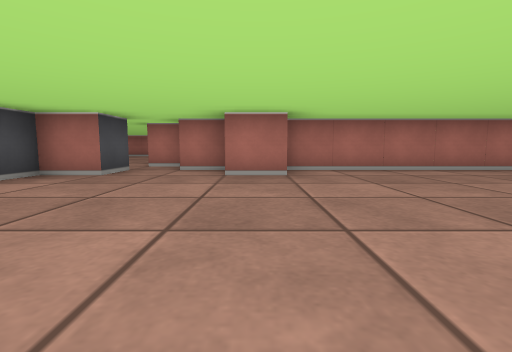
view 1 (above)

20 first-person views from a walk through a cub3D maze. The camera is about half as high as the walls, tilts 6° down and sees 85° across. The floor is counted in squares. Each view is taken from the middle of a square. On the plan, view 1 faces up. The plan holds only what a view shows up to about 9 squares ahead; the rest is blank.

view 2
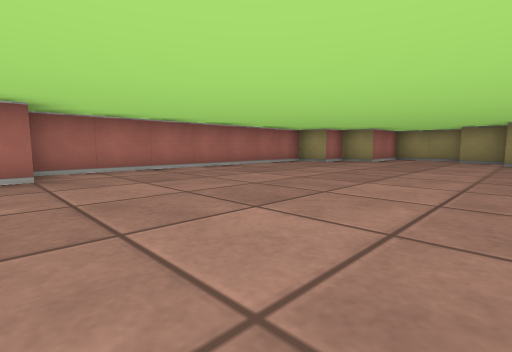

view 3
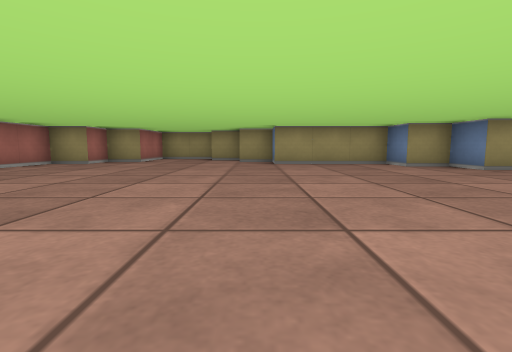

view 4
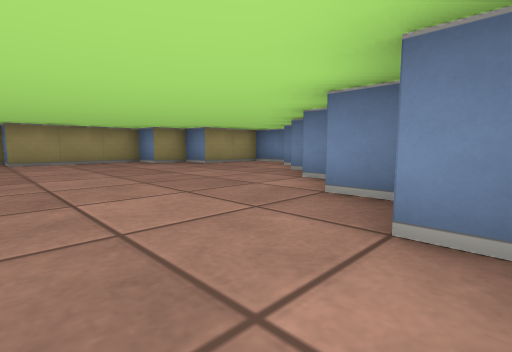

view 5
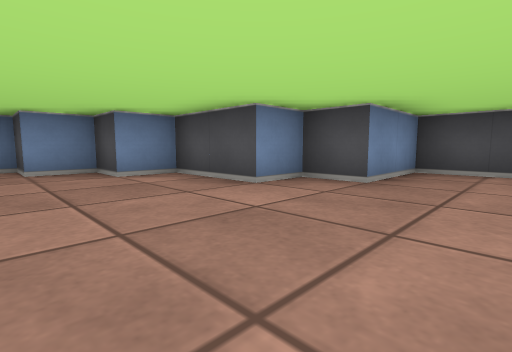

view 6
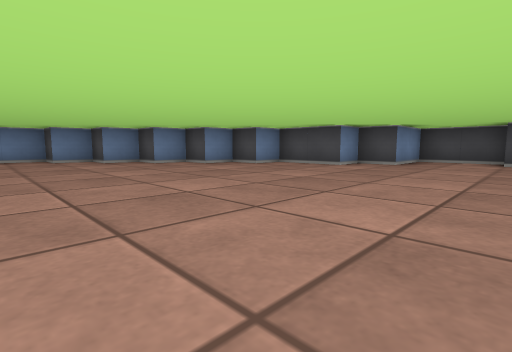

view 7
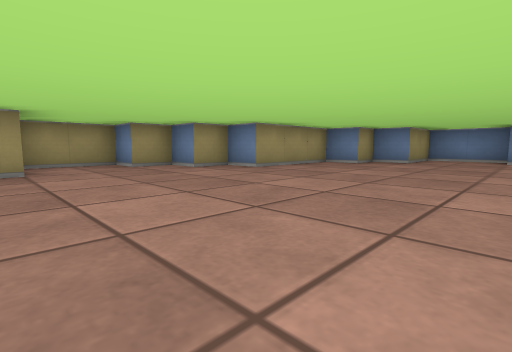

view 8
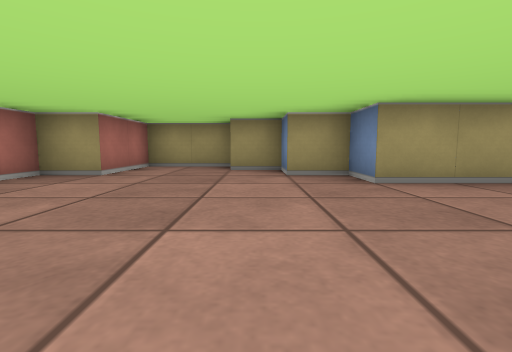

view 9
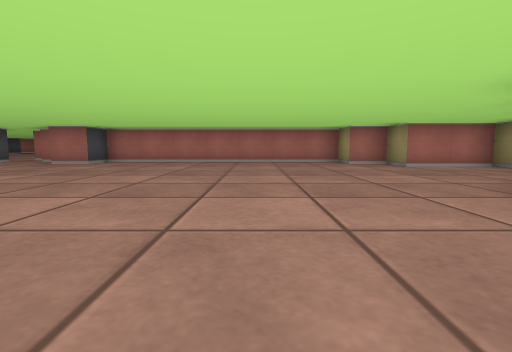

view 10
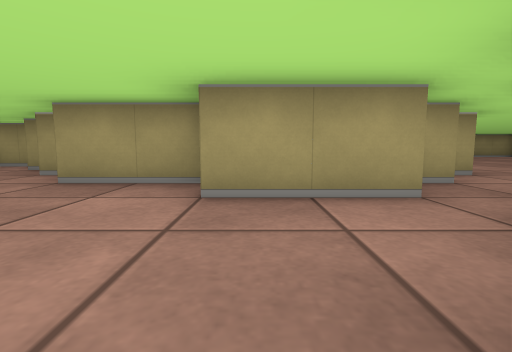

view 11
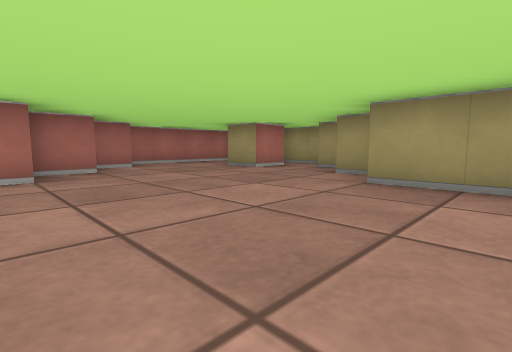

view 12
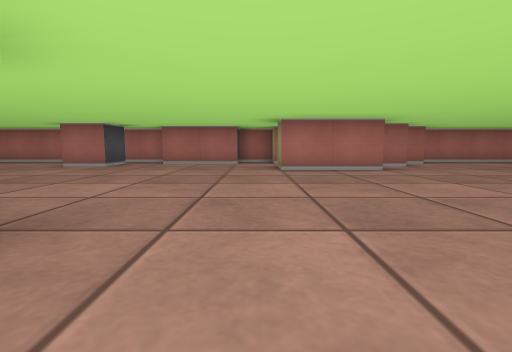

view 13
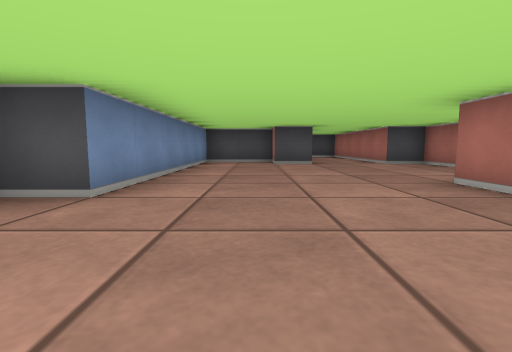

view 14
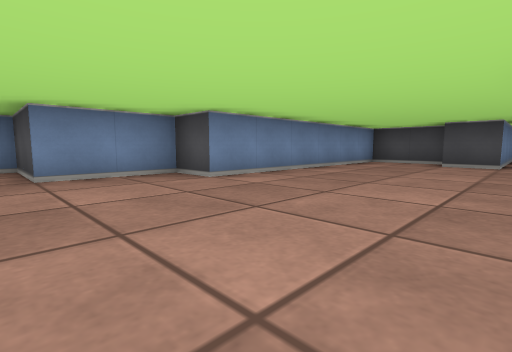

view 15
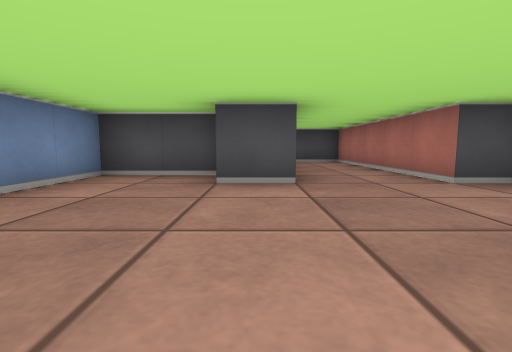

view 16
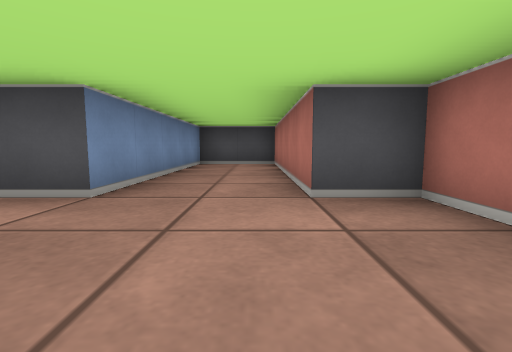

view 17
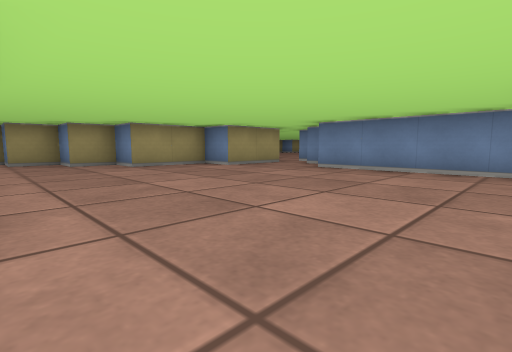

view 18
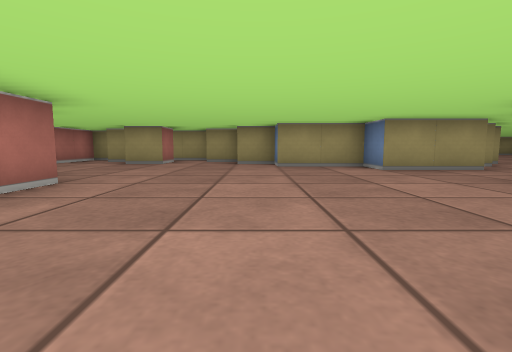

view 19
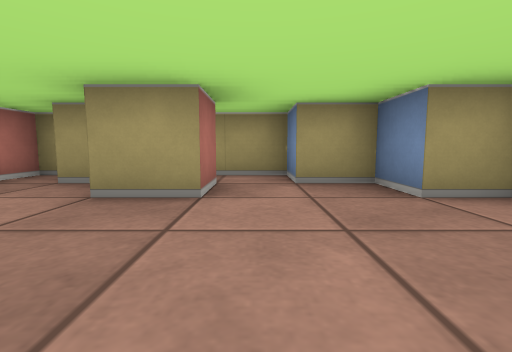

view 20
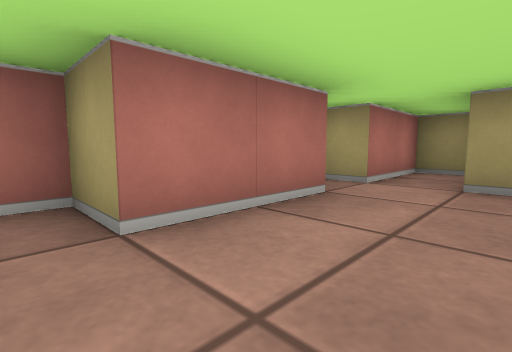

### Floor plan
Ten units are one square. View 1 is at (0, 0); x grows to the right and y downward. Boxes are objects, and circles mark ways between rooms. Rooms are numbered by the first view taken in them; rooms with no view inside come last. Other rooms are left out.
<svg viewBox="-210 -170 320 240">
<path fill="none" stroke="#000" d="M-5 -55 -15 -55 -15 -60M-25 -55 -25 -45 -35 -45 -35 -35M-18 -65 -25 -65M-45 -35 -45 -15 -25 -15 -25 -5 -15 -5 -15 15 -5 15 -5 25 5 25 5 35 15 35 15 45 25 45 25 55 35 55 35 65 55 65 55 45 65 45 65 35 75 35 75 5 85 5 85 -5 95 -5 95 -15 105 -15 105 -35 85 -35 85 -45 75 -45 75 -55 5 -55 5 -45 -5 -45 -5 -49M-74 -155 -95 -155 -95 -165 -110 -165M-44 -135 -65 -135 -65 -145M-105 -155 -105 -145 -115 -145M-45 -148 -45 -155 -65 -155 -65 -165 -75 -165 -75 -158M-34 -145 -45 -145M-24 -155 -32 -155M-129 -165 -155 -165 -155 -155 -205 -155 -205 -135 -155 -135 -155 -125 -165 -125 -165 -105 -105 -105 -105 -95 -85 -95 -85 -75 -45 -75M-25 -65 -25 -85 -15 -85 -15 -105 -5 -105 -5 -115 5 -115 5 -125 15 -125 15 -144M5 -135 -5 -135 -5 -145M5 -149 5 -155M15 -165 -21 -165"/>
<circle cx="-30" cy="-60" r="3" fill="#2a7"/>
<text x="30" y="-10">1</text>
<text x="-80" y="-120">2</text>
</svg>
Room 1 opens to room 2.

Where each view was taken, in squares from view 1:
view 1: 0 up, 0 right, facing up
view 2: 0 up, 0 right, facing up-right
view 3: 0 up, 0 right, facing right
view 4: 0 up, 1 left, facing down-right
view 5: 3 up, 1 right, facing down-left
view 6: 4 up, 5 right, facing down-left
view 7: 4 up, 3 right, facing down-right
view 8: 1 up, 4 right, facing right
view 9: 3 down, 5 right, facing up
view 10: 8 up, 5 left, facing right
view 11: 9 up, 5 left, facing up-right
view 12: 8 up, 7 left, facing up
view 13: 12 up, 8 left, facing left
view 14: 14 up, 8 left, facing down-left
view 15: 13 up, 12 left, facing left
view 16: 15 up, 13 left, facing left
view 17: 13 up, 8 left, facing down-right
view 18: 11 up, 8 left, facing right
view 19: 13 up, 3 left, facing right
view 20: 14 up, 10 left, facing up-right
